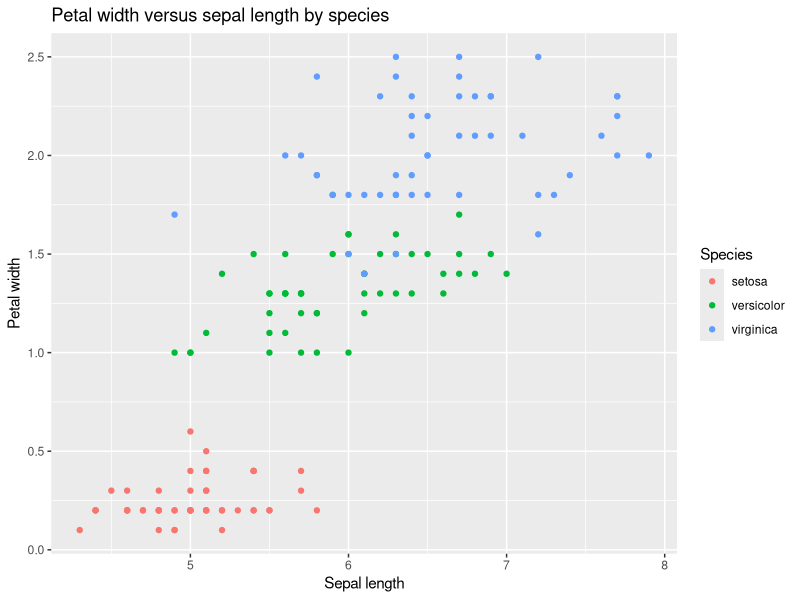

Here is the R script that generated this plot:
## ---- chunk 1
knitr::opts_chunk$set(echo = FALSE, dev = "tikz")
## ---- chunk 2
library(ggplot2)
ggplot(data = iris, aes(x = Sepal.Length, y = Petal.Width, col = Species)) +
  geom_point() +
  ggtitle("Petal width versus sepal length by species") +
  ylab("Petal width") + 
  xlab("Sepal length")
